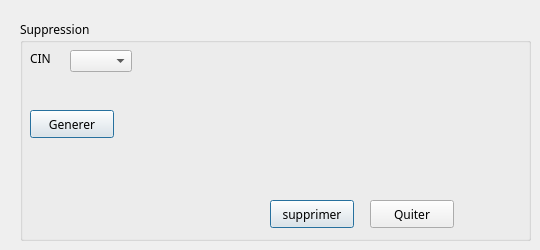
        <widget class="QWidget" name="Tab_amir3">
         <attribute name="title">
          <string>Supprimer</string>
         </attribute>
         <widget class="QGroupBox" name="groupBox_amir3">
          <property name="geometry">
           <rect>
            <x>20</x>
            <y>20</y>
            <width>511</width>
            <height>221</height>
           </rect>
          </property>
          <property name="font">
           <font>
            <family>MS Reference Sans Serif</family>
            <weight>50</weight>
            <bold>false</bold>
           </font>
          </property>
          <property name="title">
           <string>Suppression</string>
          </property>
          <widget class="QPushButton" name="supprimer_client">
           <property name="geometry">
            <rect>
             <x>250</x>
             <y>180</y>
             <width>84</width>
             <height>28</height>
            </rect>
           </property>
           <property name="font">
            <font>
             <family>MS Reference Sans Serif</family>
            </font>
           </property>
           <property name="styleSheet">
            <string notr="true">QPushButton::hover
{
	background-color: qlineargradient(spread:pad, x1:0, y1:0.511, x2:1, y2:0.511, stop:0 rgba(0, 207, 179, 255),stop:1 rgb(108, 135, 255));

}</string>
           </property>
           <property name="text">
            <string>supprimer</string>
           </property>
           <property name="default">
            <bool>true</bool>
           </property>
          </widget>
          <widget class="QLabel" name="label_46">
           <property name="geometry">
            <rect>
             <x>10</x>
             <y>30</y>
             <width>21</width>
             <height>16</height>
            </rect>
           </property>
           <property name="text">
            <string>CIN</string>
           </property>
          </widget>
          <widget class="QPushButton" name="quitter_supprimer_3">
           <property name="geometry">
            <rect>
             <x>350</x>
             <y>180</y>
             <width>84</width>
             <height>28</height>
            </rect>
           </property>
           <property name="font">
            <font>
             <family>MS Reference Sans Serif</family>
            </font>
           </property>
           <property name="contextMenuPolicy">
            <enum>Qt::NoContextMenu</enum>
           </property>
           <property name="styleSheet">
            <string notr="true">QPushButton::hover
{
	background-color: qlineargradient(spread:pad, x1:0, y1:0.511, x2:1, y2:0.511, stop:0 rgba(0, 207, 179, 255),stop:1 rgb(108, 135, 255));

}</string>
           </property>
           <property name="text">
            <string>Quiter</string>
           </property>
           <property name="autoDefault">
            <bool>false</bool>
           </property>
           <property name="default">
            <bool>false</bool>
           </property>
           <property name="flat">
            <bool>false</bool>
           </property>
          </widget>
          <widget class="QComboBox" name="comboBox_supp_client">
           <property name="geometry">
            <rect>
             <x>50</x>
             <y>30</y>
             <width>62</width>
             <height>22</height>
            </rect>
           </property>
          </widget>
          <widget class="QPushButton" name="generer_1">
           <property name="geometry">
            <rect>
             <x>10</x>
             <y>90</y>
             <width>84</width>
             <height>28</height>
            </rect>
           </property>
           <property name="font">
            <font>
             <family>MS Reference Sans Serif</family>
            </font>
           </property>
           <property name="styleSheet">
            <string notr="true">QPushButton::hover
{
	background-color: qlineargradient(spread:pad, x1:0, y1:0.511, x2:1, y2:0.511, stop:0 rgba(0, 207, 179, 255),stop:1 rgb(108, 135, 255));

}</string>
           </property>
           <property name="text">
            <string>Generer</string>
           </property>
           <property name="default">
            <bool>true</bool>
           </property>
          </widget>
         </widget>
        </widget>
